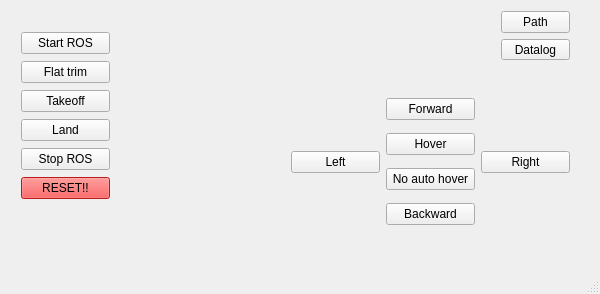
<?xml version="1.0" encoding="UTF-8"?>
<ui version="4.0">
 <class>MainWindow</class>
 <widget class="QMainWindow" name="MainWindow">
  <property name="windowModality">
   <enum>Qt::WindowModal</enum>
  </property>
  <property name="geometry">
   <rect>
    <x>0</x>
    <y>0</y>
    <width>600</width>
    <height>294</height>
   </rect>
  </property>
  <property name="sizePolicy">
   <sizepolicy hsizetype="Fixed" vsizetype="Fixed">
    <horstretch>0</horstretch>
    <verstretch>0</verstretch>
   </sizepolicy>
  </property>
  <property name="maximumSize">
   <size>
    <width>600</width>
    <height>294</height>
   </size>
  </property>
  <property name="windowTitle">
   <string>ARdrone Explorer</string>
  </property>
  <property name="autoFillBackground">
   <bool>false</bool>
  </property>
  <property name="styleSheet">
   <string notr="true"/>
  </property>
  <widget class="QWidget" name="centralWidget">
   <widget class="QWidget" name="verticalLayoutWidget">
    <property name="geometry">
     <rect>
      <x>10</x>
      <y>20</y>
      <width>111</width>
      <height>194</height>
     </rect>
    </property>
    <layout class="QVBoxLayout" name="verticalLayout">
     <item>
      <widget class="QPushButton" name="but_startros">
       <property name="text">
        <string>Start ROS</string>
       </property>
      </widget>
     </item>
     <item>
      <widget class="QPushButton" name="but_flattrim">
       <property name="text">
        <string>Flat trim</string>
       </property>
      </widget>
     </item>
     <item>
      <widget class="QPushButton" name="but_takeoff">
       <property name="text">
        <string>Takeoff</string>
       </property>
      </widget>
     </item>
     <item>
      <widget class="QPushButton" name="but_land">
       <property name="autoFillBackground">
        <bool>false</bool>
       </property>
       <property name="styleSheet">
        <string notr="true"/>
       </property>
       <property name="text">
        <string>Land</string>
       </property>
      </widget>
     </item>
     <item>
      <widget class="QPushButton" name="but_stopros">
       <property name="text">
        <string>Stop ROS</string>
       </property>
      </widget>
     </item>
     <item>
      <widget class="QPushButton" name="but_reset">
       <property name="styleSheet">
        <string notr="true">background-color: rgb(255, 37, 37);</string>
       </property>
       <property name="text">
        <string>RESET!!</string>
       </property>
      </widget>
     </item>
    </layout>
   </widget>
   <widget class="QLabel" name="label">
    <property name="geometry">
     <rect>
      <x>100</x>
      <y>0</y>
      <width>391</width>
      <height>221</height>
     </rect>
    </property>
    <property name="autoFillBackground">
     <bool>true</bool>
    </property>
    <property name="text">
     <string/>
    </property>
    <property name="pixmap">
     <pixmap resource="resources.qrc">:/res/res/drone_snow.png</pixmap>
    </property>
    <property name="scaledContents">
     <bool>true</bool>
    </property>
   </widget>
   <widget class="QWidget" name="verticalLayoutWidget_2">
    <property name="geometry">
     <rect>
      <x>280</x>
      <y>80</y>
      <width>301</width>
      <height>165</height>
     </rect>
    </property>
    <layout class="QHBoxLayout" name="horizontalLayout">
     <item>
      <layout class="QVBoxLayout" name="verticalLayout_2">
       <item>
        <widget class="QPushButton" name="but_left">
         <property name="text">
          <string>Left</string>
         </property>
        </widget>
       </item>
      </layout>
     </item>
     <item>
      <layout class="QVBoxLayout" name="verticalLayout_3">
       <property name="sizeConstraint">
        <enum>QLayout::SetDefaultConstraint</enum>
       </property>
       <item>
        <widget class="QPushButton" name="but_forward">
         <property name="text">
          <string>Forward</string>
         </property>
        </widget>
       </item>
       <item>
        <widget class="QPushButton" name="but_hover">
         <property name="text">
          <string>Hover</string>
         </property>
         <property name="checkable">
          <bool>false</bool>
         </property>
        </widget>
       </item>
       <item>
        <widget class="QPushButton" name="but_nothover">
         <property name="text">
          <string>No auto hover</string>
         </property>
        </widget>
       </item>
       <item>
        <widget class="QPushButton" name="but_backward">
         <property name="sizePolicy">
          <sizepolicy hsizetype="Minimum" vsizetype="Fixed">
           <horstretch>0</horstretch>
           <verstretch>0</verstretch>
          </sizepolicy>
         </property>
         <property name="text">
          <string>Backward</string>
         </property>
        </widget>
       </item>
      </layout>
     </item>
     <item>
      <layout class="QVBoxLayout" name="verticalLayout_4">
       <item>
        <widget class="QPushButton" name="but_right">
         <property name="text">
          <string>Right</string>
         </property>
        </widget>
       </item>
      </layout>
     </item>
    </layout>
   </widget>
   <widget class="QWidget" name="verticalLayoutWidget_3">
    <property name="geometry">
     <rect>
      <x>490</x>
      <y>0</y>
      <width>91</width>
      <height>71</height>
     </rect>
    </property>
    <layout class="QVBoxLayout" name="verticalLayout_5">
     <item>
      <widget class="QPushButton" name="but_path">
       <property name="text">
        <string>Path</string>
       </property>
      </widget>
     </item>
     <item>
      <widget class="QPushButton" name="but_datalog">
       <property name="text">
        <string>Datalog</string>
       </property>
       <property name="checkable">
        <bool>true</bool>
       </property>
      </widget>
     </item>
    </layout>
   </widget>
   <widget class="QWidget" name="verticalLayoutWidget_4">
    <property name="geometry">
     <rect>
      <x>140</x>
      <y>10</y>
      <width>160</width>
      <height>80</height>
     </rect>
    </property>
    <layout class="QVBoxLayout" name="verticalLayout_6"/>
   </widget>
   <zorder>label</zorder>
   <zorder>verticalLayoutWidget</zorder>
   <zorder>verticalLayoutWidget_2</zorder>
   <zorder>verticalLayoutWidget_3</zorder>
   <zorder>verticalLayoutWidget_4</zorder>
   <zorder>lbl_time</zorder>
  </widget>
  <widget class="QMenuBar" name="menuBar">
   <property name="geometry">
    <rect>
     <x>0</x>
     <y>0</y>
     <width>600</width>
     <height>25</height>
    </rect>
   </property>
  </widget>
  <widget class="QStatusBar" name="statusBar"/>
 </widget>
 <layoutdefault spacing="6" margin="11"/>
 <resources>
  <include location="resources.qrc"/>
 </resources>
 <connections/>
</ui>
